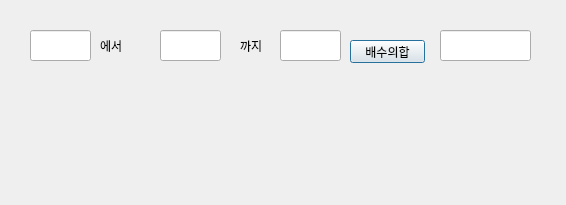
<?xml version="1.0" encoding="UTF-8"?>
<ui version="4.0">
 <class>Dialog</class>
 <widget class="QDialog" name="Dialog">
  <property name="geometry">
   <rect>
    <x>0</x>
    <y>0</y>
    <width>566</width>
    <height>205</height>
   </rect>
  </property>
  <property name="windowTitle">
   <string>Dialog</string>
  </property>
  <widget class="QLineEdit" name="t1">
   <property name="geometry">
    <rect>
     <x>30</x>
     <y>30</y>
     <width>61</width>
     <height>31</height>
    </rect>
   </property>
  </widget>
  <widget class="QLineEdit" name="t2">
   <property name="geometry">
    <rect>
     <x>160</x>
     <y>30</y>
     <width>61</width>
     <height>31</height>
    </rect>
   </property>
  </widget>
  <widget class="QLineEdit" name="t3">
   <property name="geometry">
    <rect>
     <x>280</x>
     <y>30</y>
     <width>61</width>
     <height>31</height>
    </rect>
   </property>
  </widget>
  <widget class="QLineEdit" name="t4">
   <property name="geometry">
    <rect>
     <x>440</x>
     <y>30</y>
     <width>91</width>
     <height>31</height>
    </rect>
   </property>
  </widget>
  <widget class="QLabel" name="label">
   <property name="geometry">
    <rect>
     <x>100</x>
     <y>40</y>
     <width>56</width>
     <height>12</height>
    </rect>
   </property>
   <property name="text">
    <string>에서</string>
   </property>
  </widget>
  <widget class="QLabel" name="label_2">
   <property name="geometry">
    <rect>
     <x>240</x>
     <y>40</y>
     <width>56</width>
     <height>12</height>
    </rect>
   </property>
   <property name="text">
    <string>까지</string>
   </property>
  </widget>
  <widget class="QPushButton" name="btn">
   <property name="geometry">
    <rect>
     <x>350</x>
     <y>40</y>
     <width>75</width>
     <height>23</height>
    </rect>
   </property>
   <property name="text">
    <string>배수의합</string>
   </property>
  </widget>
 </widget>
 <resources/>
 <connections/>
</ui>
